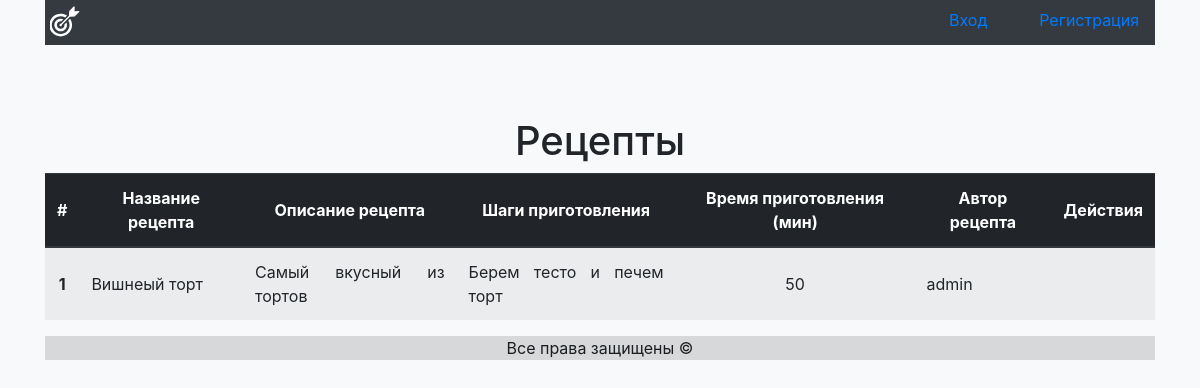
Page /recipes/ on the earlier database version.
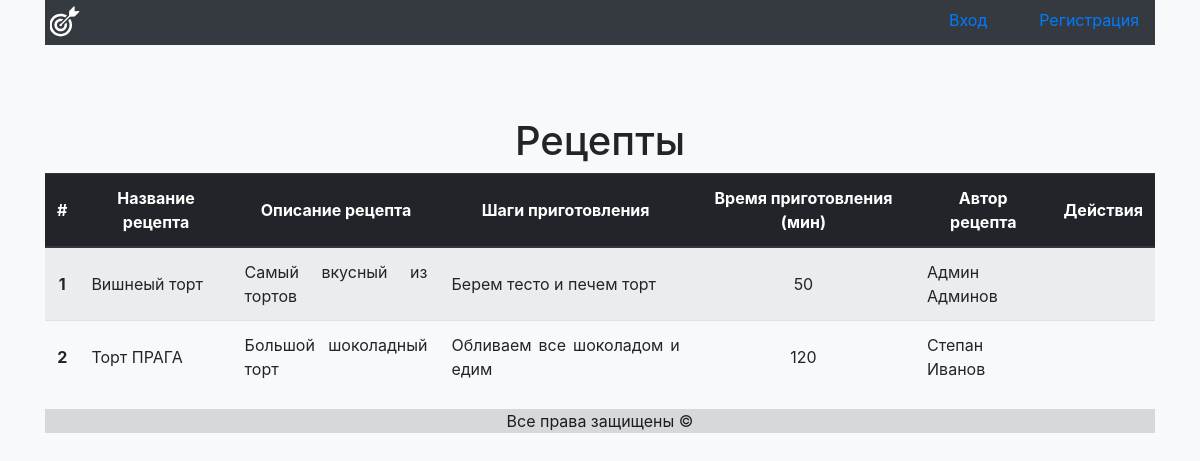
Same page on the later database version.
### website/models.py (models this page shows, shortened)
class Recipe(models.Model):
    name = models.CharField(max_length=100, unique=True)
    description = models.CharField(max_length=255, blank=True, null=True)
    roadmap = models.CharField(max_length=255, blank=True, null=True)
    req_time = models.IntegerField(default=1, validators=[MinValueValidator(1)])
    image = models.CharField(max_length=255, blank=True, null=True)
    author = models.ForeignKey(User, on_delete=models.CASCADE)

### website/views.py (the view)
# urls.py: path('recipes/', Recipes.as_view(), name='recipes'),
class Recipes(View):
    def get(self, request):
        recipes = Recipe.objects.all()
        context = {'recipes': recipes,
                   }
        return render(request, 'website/recipes.html', context)

### website/templatetags/make_shorter.py (called while the page is built)
@register.filter()
def make_shorter(filtering_str, filtering_width=100):
    return textwrap.shorten(filtering_str, width=filtering_width, placeholder="...")

### website/templates/website/recipes.html (shortened to what this page needs)
{% extends 'website/base.html' %}
{% load make_shorter %}
{% block header %}
<h1>
Рецепты
</h1>
{% endblock %}
{% block content %}
<div class="text-body text-justify">
    <table class="table table-hover table-striped">
        <thead class="thead-dark">
            <tr>
                <th class="text-center align-middle" scope="col">#</th>
                <th class="text-center align-middle" scope="col">Название рецепта</th>
                <th class="text-center align-middle" scope="col">Описание рецепта</th>
                <th class="text-center align-middle" scope="col">Шаги приготовления</th>
                <th class="text-center align-middle" scope="col">Время приготовления (мин)</th>
                <th class="text-center align-middle" scope="col">Автор рецепта</th>
                <th class="text-center align-middle" scope="col">Действия</th>
            </tr>
        </thead>
        <tbody>
            {% for recipe in recipes %}
                <tr>
                    <th scope="row" class="text-center align-middle">{{ forloop.counter }}</th>
                    <td class="align-middle">{{ recipe.name }}</td>
                    <td class="align-middle">{{ recipe.description|make_shorter:120 }}</td>
                    <td class="align-middle">{{ recipe.roadmap|make_shorter:120 }}</td>
                    <td class="text-center align-middle">{{ recipe.req_time }}</td>
                    <td class="align-middle">{{ recipe.author.get_full_name|default:recipe.author.username }}</td>
                    <td class="text-center align-middle">
                    </td>
                </tr>
            {% endfor %}
        </tbody>
    </table>
</div>
{% endblock %}

### website/templates/website/base.html (shortened to what this page needs)
{% load static %}
<!DOCTYPE html>
<html lang="ru">
<head>
    <link rel="stylesheet" href="{% static 'website/css/bootstrap.min.css' %}">
    <link rel="stylesheet" href="{% static 'website/css/style.css' %}">
</head>
<body class="bg-light">
<div class="container">
        <div class="navbar-expand-md navbar-dark bg-dark mb-4">
            <div style="display: flex; justify-content: space-between;">
                <div style="display: flex; justify-content: left;">
                    <a class="emblem" href="/"></a>
                </div>
                <div style="display: flex; justify-content: right;">
                    {% include 'website/menu.html' %}
                </div>
            </div>
        </div>
<div class="py-5 text-center">
    <header>
        {% block header %}{% endblock %}
    </header>
    <main>
        {% block content %}{% endblock %}
    </main>
    <footer>
        <div class="alert-dark">
            Все права защищены &copy;
        </div>
    </footer>
</div>
</div>
</body>
</html>

### website/templates/website/menu.html
<p>
    <div style="display: flex; gap: 20px;">
        {% if user.is_authenticated %}
           	<a class="nav-item nav-link" href="{% url 'profile' %}">Профиль ({{ user.username }}) </a>
           	<a class="nav-item nav-link" href="{% url 'logout' %}">Выход</a>
        {% else %}
           	<a class="nav-item nav-link" href="{% url 'login' %}">Вход</a>
           	<a class="nav-item nav-link" href="{% url 'register' %}">Регистрация</a>
        {% endif %}
    </div>
</p>

Differences in the rows shown:
changed through a linked row, Recipe "Вишнеый торт": author.get_full_name "admin" → "Админ Админов"
added Recipe: name "Торт ПРАГА", description|make_shorter "Большой шоколадный торт", roadmap|make_shorter "Обливаем все шоколадом и едим", req_time "120", author.get_full_name "Степан Иванов"
